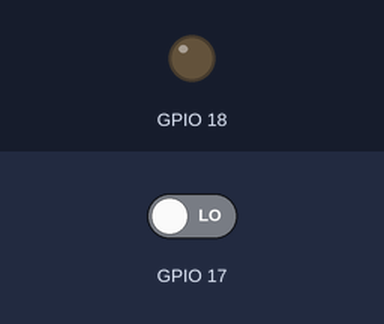
The program below on a simulated Raspberry Pi (BCM pin numbers). Parts: output pins drawn as LEDs (lit = HIGH). The test bench sets the inputs (shaded band); at power-on: GPIO 17 LOW. The clock reads 2024-03-15 10:24:30 at power-on unless the program sets it; what the program prints to the terminal is not drawn.

Above: at 0.2 s.
Timing chart, 0 to 1.7 s (numbered marks = the images above):
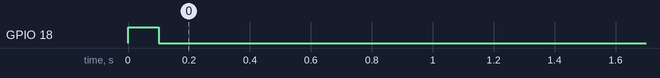

The program:

water_the_plants.py
```python
#!/usr/bin/python -u

import RPi.GPIO as GPIO, time

# How often to check the soil moisture when it's dry (the water is on)
dry_poll = 1 # seconds

# How often to check the soil moisture when it's wet (the water is off)
wet_poll = 15*60 # seconds

# Count like a grown-up
GPIO.setmode(GPIO.BCM)

# GPIO 17 is our digital sensor input
GPIO.setup(17, GPIO.IN)

# GPIO 18 is used to power the digital sensor board when polling
# This is generally a really bad idea, but this is a very low power
# board and it works well for me anyway.
GPIO.setup(18, GPIO.OUT)

water = 0

try:
    while True:
        GPIO.output(18, GPIO.HIGH)
        time.sleep(.1) # Wait for digital sensor to settle
        if GPIO.input(17):
            print ','.join((time.strftime("%Y-%m-%d %H:%M:%S", time.localtime()), "Dry"))
            if not water:
                print ','.join((time.strftime("%Y-%m-%d %H:%M:%S", time.localtime()), "Turn on the water!"))
                water = 1
        else:
            print ','.join((time.strftime("%Y-%m-%d %H:%M:%S", time.localtime()), "Wet"))
            if water:
                print ','.join((time.strftime("%Y-%m-%d %H:%M:%S", time.localtime()), "Turn off the water!"))
                water = 0
        GPIO.output(18, GPIO.LOW)
        if water:
            time.sleep(dry_poll)
        else:
            time.sleep(wet_poll)
except KeyboardInterrupt:
    GPIO.cleanup()
```

Measured:
- by itself, GPIO 18: LOW → HIGH at 0.00 s, → LOW 0.10 s later
